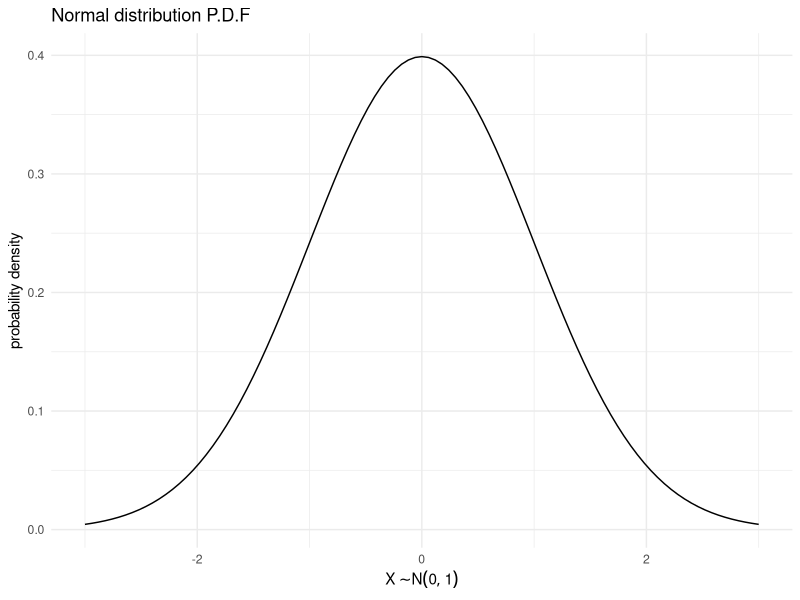
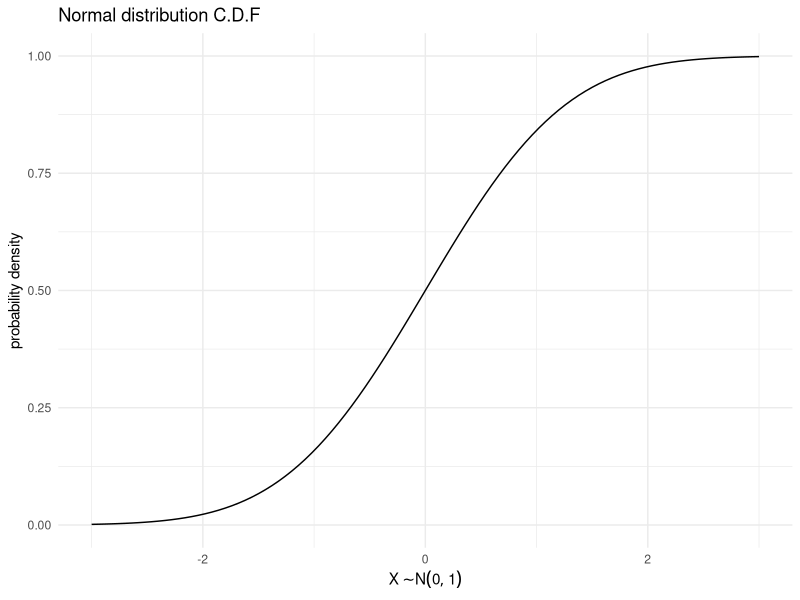
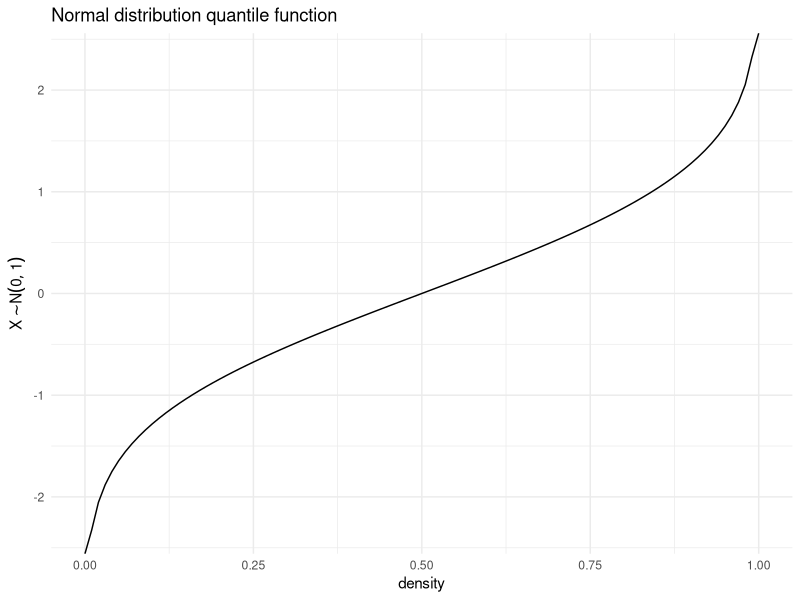

These charts were generated, in order, by the following R code:
## ---- chunk 1
library(tidyverse)
theme_set(theme_minimal())
## ---- chunk 2
ggplot() +
  xlim(-3, 3) +
  geom_function(fun = dnorm) +
  labs(
    x = expression(X %~% N(0, 1)), y = "probability density",
    title = "Normal distribution P.D.F"
  )
## ---- chunk 3
ggplot() +
  xlim(-3, 3) +
  geom_function(fun = pnorm) +
  labs(
    x = expression(X %~% N(0, 1)), y = "probability density",
    title = "Normal distribution C.D.F"
  )
## ---- chunk 4
ggplot() +
  xlim(0, 1) +
  geom_function(fun = qnorm) +
  labs(
    x = "density", y = expression(X %~% N(0, 1)),
    title = "Normal distribution quantile function"
  )
